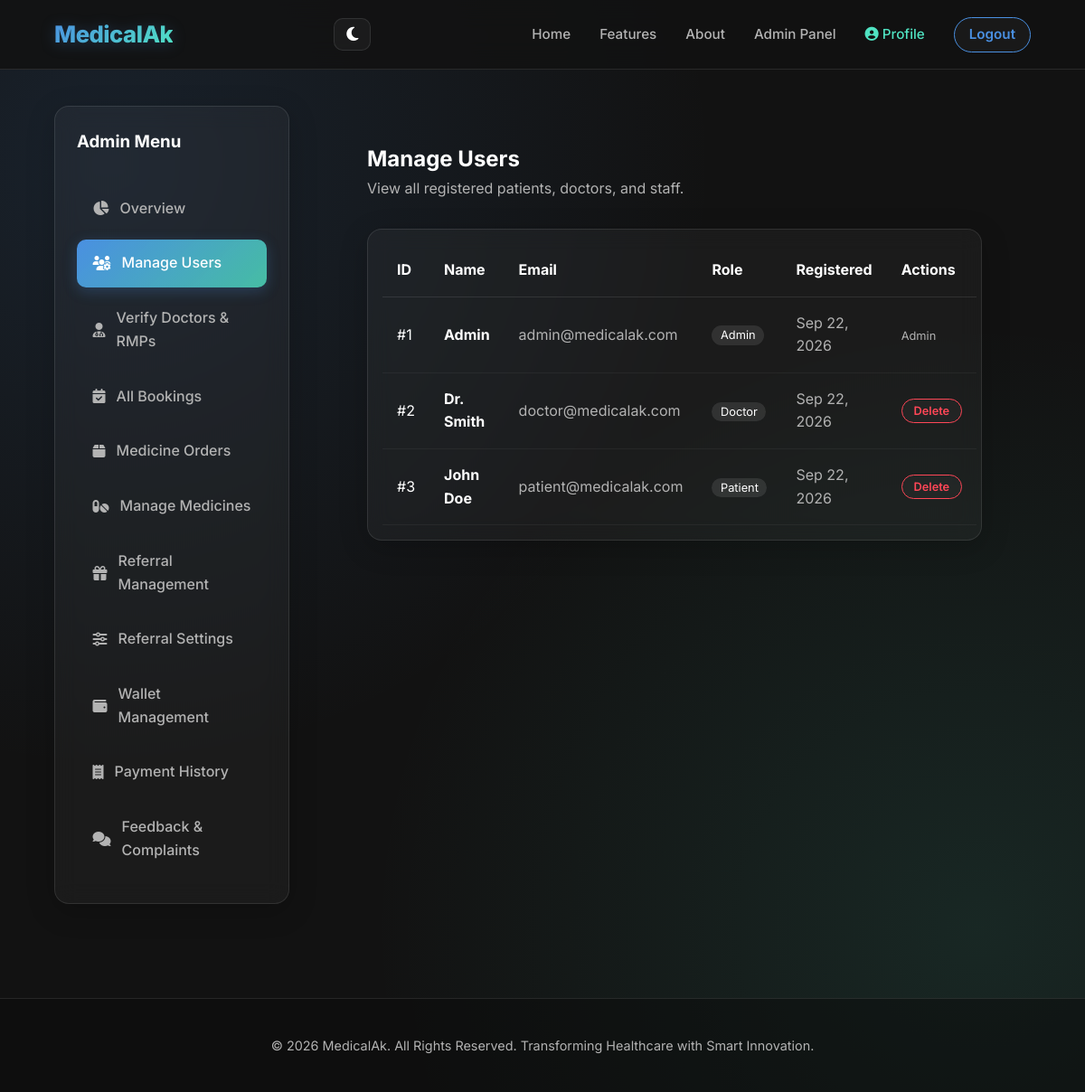
/admin_users.php (signed in), run on the app's committed database.
### tables this page shows
CREATE TABLE IF NOT EXISTS users (
    id INT AUTO_INCREMENT PRIMARY KEY,
    name VARCHAR(100) NOT NULL,
    email VARCHAR(100) UNIQUE NOT NULL,
    phone VARCHAR(15) NOT NULL,
    password VARCHAR(255) NOT NULL,
    role ENUM('patient', 'doctor', 'rmp', 'admin') DEFAULT 'patient',
    specialization VARCHAR(100) DEFAULT NULL,  
    latitude DECIMAL(10,8) DEFAULT NULL,  
    longitude DECIMAL(11,8) DEFAULT NULL,
    created_at TIMESTAMP DEFAULT CURRENT_TIMESTAMP
);

### admin_users.php (the view, shortened to what this page needs)
<?php
require_once 'config.php';
include 'includes/header.php';
$users = $conn->query("SELECT * FROM users ORDER BY created_at DESC");
?>
<div class="dashboard-layout">
    <aside class="sidebar glass-panel">
        <h3 class="sidebar-title" style="margin-bottom: 2rem;">Admin Menu</h3>
        <ul class="sidebar-menu">
            <li><a href="admin_dashboard.php"><i class="fas fa-chart-pie"></i> Overview</a></li>
            <li><a href="admin_users.php" class="active"><i class="fas fa-users-cog"></i> Manage Users</a></li>
            <li><a href="admin_verify.php"><i class="fas fa-user-md"></i> Verify Doctors & RMPs</a></li>
            <li><a href="admin_bookings.php"><i class="fas fa-calendar-check"></i> All Bookings</a></li>
            <li><a href="admin_orders.php"><i class="fas fa-box"></i> Medicine Orders</a></li>
            <li><a href="admin_medicines.php"><i class="fas fa-pills"></i> Manage Medicines</a></li>
            <li><a href="admin_referrals.php"><i class="fas fa-gift"></i> Referral Management</a></li>
            <li><a href="admin_referral_settings.php"><i class="fas fa-sliders-h"></i> Referral Settings</a></li>
            <li><a href="admin_wallets.php"><i class="fas fa-wallet"></i> Wallet Management</a></li>
            <li><a href="payment_history.php"><i class="fas fa-receipt"></i> Payment History</a></li>
            <li><a href="admin_feedback.php"><i class="fas fa-comments"></i> Feedback & Complaints</a></li>
        </ul>
    </aside>
    <main class="dashboard-content">
        <h2>Manage Users</h2>
        <p style="color: var(--text-secondary); margin-bottom: 2rem;">View all registered patients, doctors, and staff.</p>
        <div class="glass-panel" style="overflow-x: auto; padding: 1rem;">
            <table style="width: 100%; text-align: left; border-collapse: collapse;">
                <thead>
                    <tr style="border-bottom: 1px solid var(--glass-border);">
                        <th style="padding: 1rem;">ID</th>
                        <th style="padding: 1rem;">Name</th>
                        <th style="padding: 1rem;">Email</th>
                        <th style="padding: 1rem;">Role</th>
                        <th style="padding: 1rem;">Registered</th>
                        <th style="padding: 1rem;">Actions</th>
                    </tr>
                </thead>
                <tbody>
                    <?php while($u = $users->fetch_assoc()): ?>
                        <tr style="border-bottom: 1px solid rgba(255,255,255,0.05);">
                            <td style="padding: 1rem;">#<?php echo $u['id']; ?></td>
                            <td style="padding: 1rem; font-weight: bold;"><?php echo htmlspecialchars($u['name']); ?></td>
                            <td style="padding: 1rem; color: var(--text-secondary);"><?php echo htmlspecialchars($u['email']); ?></td>
                            <td style="padding: 1rem;"><span style="text-transform: capitalize; background: rgba(255,255,255,0.1); padding: 0.2rem 0.6rem; border-radius: 12px; font-size: 0.8rem;"><?php echo $u['role']; ?></span></td>
                            <td style="padding: 1rem; color: var(--text-secondary);"><?php echo date('M d, Y', strtotime($u['created_at'])); ?></td>
                            <td style="padding: 1rem;">
                                <?php if($u['role'] !== 'admin'): ?>
                                    <form method="POST" style="display: inline;" onsubmit="return confirm('Delete user completely?');">
                                        <button type="submit" name="delete_user" class="btn btn-outline" style="border-color: #ff4757; color: #ff4757; font-size: 0.8rem; padding: 0.3rem 0.8rem;">Delete</button>
                                    </form>
                                <?php else: ?>
                                    <span style="color: var(--text-secondary); font-size: 0.8rem;">Admin</span>
                                <?php endif; ?>
                            </td>
                        </tr>
                    <?php endwhile; ?>
                </tbody>
            </table>
        </div>
    </main>
</div>
<?php include 'includes/footer.php'; ?>

### css/style.css (style rules this page uses)
:root { --primary-color: #4a90e2; --secondary-color: #50e3c2; --dark-bg: #121212; --darker-bg: #0a0a0a; --card-bg: rgba(255, 255, 255, 0.05); --text-primary: #ffffff; --text-secondary: #b3b3b3; --accent: #f5a623; --border-radius: 16px; --transition: all 0.3s cubic-bezier(0.16, 1, 0.3, 1); --glass-bg: rgba(255, 255, 255, 0.04); --glass-border: rgba(255, 255, 255, 0.1); --glass-glow: rgba(74, 144, 226, 0.15); --header-bg: rgba(18, 18, 18, 0.85); --nav-mobile-bg: rgba(18, 18, 18, 0.96); --footer-bg: rgba(10, 10, 10, 0.5); --form-input-bg: rgba(255, 255, 255, 0.05); --hero-heading-gradient: linear-gradient(135deg, #ffffff 30%, var(--text-secondary) 100%); --shadow-color: rgba(0, 0, 0, 0.2); }
*, *::before, *::after { margin: 0; padding: 0; box-sizing: border-box; }
body, input, button, select, textarea { font-family: 'Inter', -apple-system, BlinkMacSystemFont, sans-serif; }
.fas, .far, .fab, .fa, .feature-icon, i[class*="fa-"] { font-family: "Font Awesome 6 Free", "FontAwesome" !important; font-weight: 900; font-style: normal; }
html { scroll-behavior: smooth; width: 100%; max-width: 100%; overflow-x: hidden; }
body { background-color: var(--dark-bg); background-image: radial-gradient(circle at 10% 15%, rgba(74, 144, 226, 0.12) 0%, transparent 45%), radial-gradient(circle at 90% 85%, rgba(80, 227, 194, 0.10) 0%, transparent 45%); background-attachment: fixed; color: var(--text-primary); line-height: 1.6; min-height: 100vh; display: flex; flex-direction: column; width: 100%; max-width: 100%; overflow-x: hidden; }
.glass-panel { background: var(--glass-bg); backdrop-filter: blur(12px); -webkit-backdrop-filter: blur(12px); border: 1px solid var(--glass-border); border-radius: var(--border-radius); box-shadow: 0 8px 32px 0 var(--shadow-color); }
.btn { padding: 0.65rem 1.6rem; border-radius: 30px; border: none; font-weight: 600; cursor: pointer; transition: var(--transition); text-decoration: none; display: inline-flex; align-items: center; justify-content: center; gap: 0.5rem; text-align: center; max-width: 100%; white-space: nowrap; font-size: 0.95rem; }
.btn-outline { background: rgba(255, 255, 255, 0.03); border: 1px solid var(--primary-color); color: var(--primary-color); }
main { flex-grow: 1; padding: 2.5rem 5%; width: 100%; max-width: 1400px; margin: 0 auto; }
.dashboard-layout { display: flex; gap: 2rem; width: 100%; }
.sidebar { width: 260px; flex-shrink: 0; min-height: 70vh; padding: 1.5rem; }
.sidebar-menu { list-style: none; }
.sidebar-menu li { margin-bottom: 0.5rem; }
.sidebar-menu a { display: flex; align-items: center; gap: 0.75rem; padding: 0.85rem 1.1rem; color: var(--text-secondary); text-decoration: none; border-radius: 10px; transition: var(--transition); font-weight: 500; }
.sidebar-menu a:hover, .sidebar-menu a.active { background: linear-gradient(135deg, var(--primary-color), rgba(80, 227, 194, 0.8)); color: #fff; box-shadow: 0 4px 15px rgba(74, 144, 226, 0.25); }
.dashboard-content { flex: 1; min-width: 0; }

### data on the page
users: id "1", name "Admin", email "admin@medicalak.com", role "Admin", created_at "Sep 22, 2026"
users: id "2", name "Dr. Smith", email "doctor@medicalak.com", role "Doctor", created_at "Sep 22, 2026"
users: id "3", name "John Doe", email "patient@medicalak.com", role "Patient", created_at "Sep 22, 2026"
